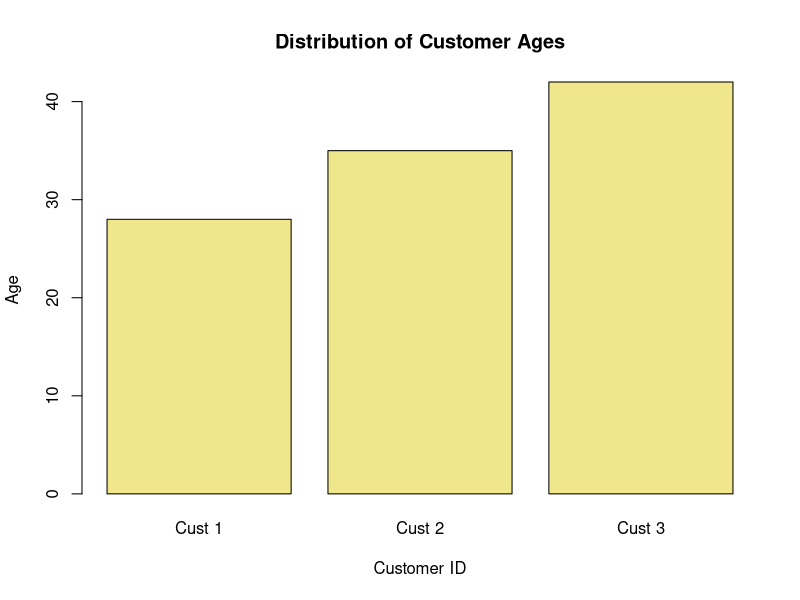
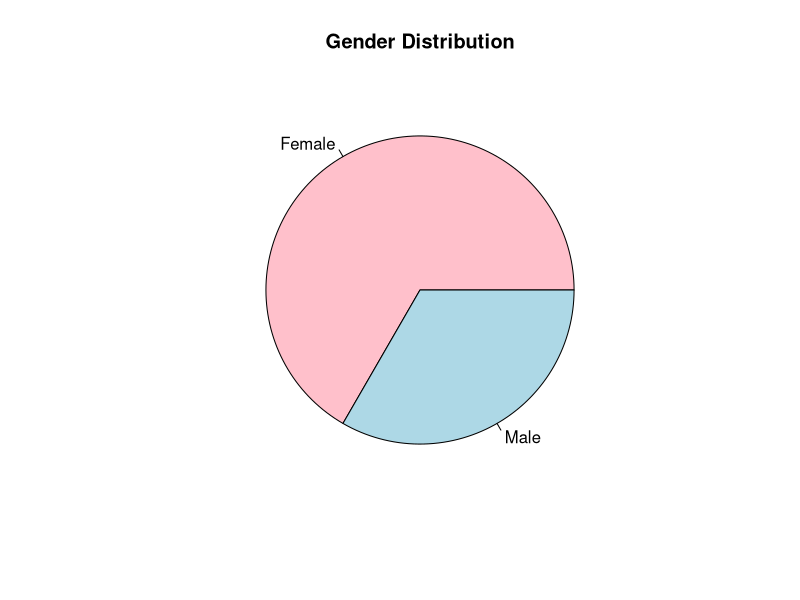
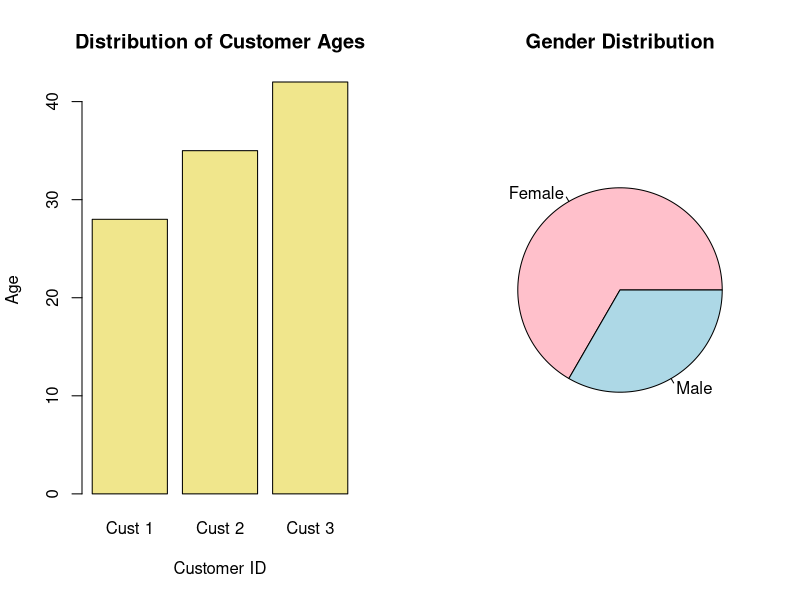

Source code (R) for these figures, in order:
# Experiment 7: Customer Demographics Analysis
# Course: Data Handling and Visualization

# Dataset
df7 <- data.frame(
  CustomerID = 1:3,
  Age = c(28, 35, 42),
  Gender = c("Female", "Male", "Female"),
  Income = c(50000, 60000, 75000)
)

cat("--- Experiment 7: Customer Demographics Analysis ---\n")
print(df7)

# Q1: Create a bar chart to visualize the distribution of customer ages.
png("outputs/exp7_q1_bar_chart.png", width=800, height=600)
barplot(df7$Age, names.arg=paste("Cust", df7$CustomerID), col="khaki", 
        xlab="Customer ID", ylab="Age", main="Distribution of Customer Ages")
dev.off()

# Q2: Generate a pie chart to represent the distribution of customers by gender.
gender_table <- table(df7$Gender)
png("outputs/exp7_q2_pie_chart.png", width=800, height=600)
pie(gender_table, col=c("pink", "lightblue"), main="Gender Distribution")
dev.off()

# Q3: Build a table to show the demographic information for each customer.
# (Printed to console above)

# Q4: Develop a Tableau dashboard simulation.
png("outputs/exp7_q4_dashboard_simulation.png", width=1200, height=600)
par(mfrow=c(1,2))
barplot(df7$Age, names.arg=paste("Cust", df7$CustomerID), col="khaki", 
        xlab="Customer ID", ylab="Age", main="Distribution of Customer Ages")
pie(gender_table, col=c("pink", "lightblue"), main="Gender Distribution")
dev.off()
cat("Experiment 7 successfully completed. Plots saved to outputs/.\n\n")
